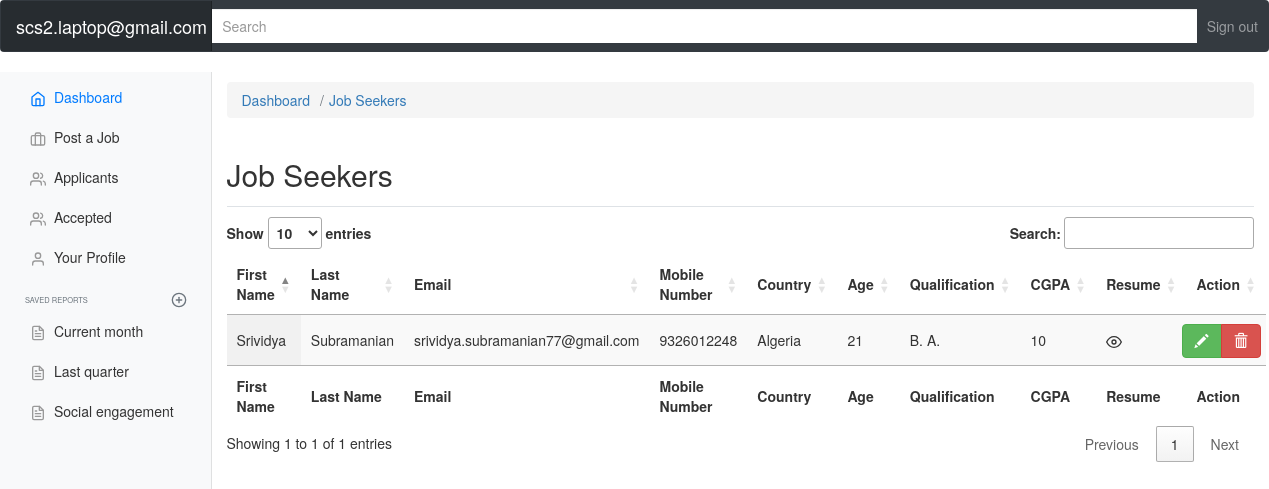
Page /admin/seeker.php (signed in) on the committed database.
### tables this page shows
CREATE TABLE `job_seeker` (
  `id` int(11) NOT NULL,
  `fname` varchar(255) NOT NULL,
  `lname` varchar(255) NOT NULL,
  `email` varchar(255) NOT NULL,
  `password` varchar(255) NOT NULL,
  `mobileno` varchar(10) NOT NULL,
  `address` varchar(255) DEFAULT NULL,
  `country` varchar(100) NOT NULL,
  `city` varchar(255) DEFAULT NULL,
  `state` varchar(255) DEFAULT NULL,
  `dob` varchar(255) NOT NULL,
  `age` varchar(255) NOT NULL,
  `qualification` varchar(255) NOT NULL,
  `stream` varchar(255) NOT NULL,
  `passingyear` varchar(255) NOT NULL,
  `cgpa` varchar(10) NOT NULL,
  `aboutme` varchar(255) DEFAULT NULL,
  `skills` varchar(255) DEFAULT NULL,
  `resume` varchar(200) NOT NULL
);

### admin/seeker.php (the view, shortened to what this page needs)
<?php
include('include/header.php');
include('include/sidebar.php');
?>
<main role="main" class="col-md-9 ml-sm-auto col-lg-10 pt-3 px-4">
    <nav aria-label="breadcrumb">
        <ol class="breadcrumb">
            <li class="breadcrumb-item"><a href="dashboard.php">Dashboard</a></li>
            <li class="breadcrumb-item"><a href="seeker.php">Job Seekers</a></li>
        </ol>
    </nav>
    <div class="d-flex justify-content-between flex-wrap flex-md-nowrap align-items-center pb-2 mb-3 border-bottom">
        <h1 class="h2">Job Seekers</h1>
    </div>
    <table id="example" class="display" style="width:100%">
        <thead>
            <tr>
                <th>First Name</th>
                <th>Last Name</th>
                <th>Email</th>
                <th>Mobile Number</th>
                <th>Country</th>
                <th>Age</th>
                <th>Qualification</th>
                <th>CGPA</th>
                <th>Resume</th>
                <th>Action</th>
            </tr>
        </thead>
        <tbody>
            <?php
            include('connection/db.php');
            $query = mysqli_query($conn, "select * from job_seeker");
            while ($row = mysqli_fetch_array($query)) {
            ?>
                <tr>
                    <td><?php echo $row['fname'] ?></td>
                    <td><?php echo $row['lname'] ?></td>
                    <td><?php echo $row['email'] ?></td>
                    <td><?php echo $row['mobileno'] ?></td>
                    <td><?php echo $row['country'] ?></td>
                    <td><?php echo $row['age'] ?></td>
                    <td><?php echo $row['qualification'] ?></td>
                    <td><?php echo $row['cgpa'] ?></td>
                    <td>
                        <button data-feather="eye" onclick="showDoc('<?php echo $row['resume'] ?>')"></button>
                    </td>
                    <td>
                        <div class="row">
                            <div class="btn-group">
                                <a href="seeker_edit.php?id=<?php echo $row['id'] ?>" class="btn btn-success glyphicon glyphicon-pencil"><span class=""></span></a>
                                <a href="seeker_delete.php?del=<?php echo $row['id'] ?>" class="btn btn-danger glyphicon glyphicon-trash"><span class=""></span></a>
                            </div>
                        </div>
                    </td>
                </tr>
            <?php } ?>
        </tbody>
        <tfoot>
            <tr>
                <th>First Name</th>
                <th>Last Name</th>
                <th>Email</th>
                <th>Mobile Number</th>
                <th>Country</th>
                <th>Age</th>
                <th>Qualification</th>
                <th>CGPA</th>
                <th>Resume</th>
                <th>Action</th>
            </tr>
        </tfoot>
    </table>
</main>
</div>
</div>
</body>
</html>

### admin/css/admin_dashboard.css (style rules this page uses)
html, body { font-size: .875rem; font-family: Raelway-Black; }
.feather { width: 16px; height: 16px; vertical-align: text-bottom; }
.border-bottom { border-bottom: 1px solid #e5e5e5; }

### rows in the picture
job_seeker: fname "Srividya", lname "Subramanian", email "srividya.subramanian77@gmail.com", mobileno "9326012248", country "Algeria", age "21", qualification "B. A.", cgpa "10"

### other values in the picture
$_SESSION['email'] "scs2.laptop@gmail.com"
